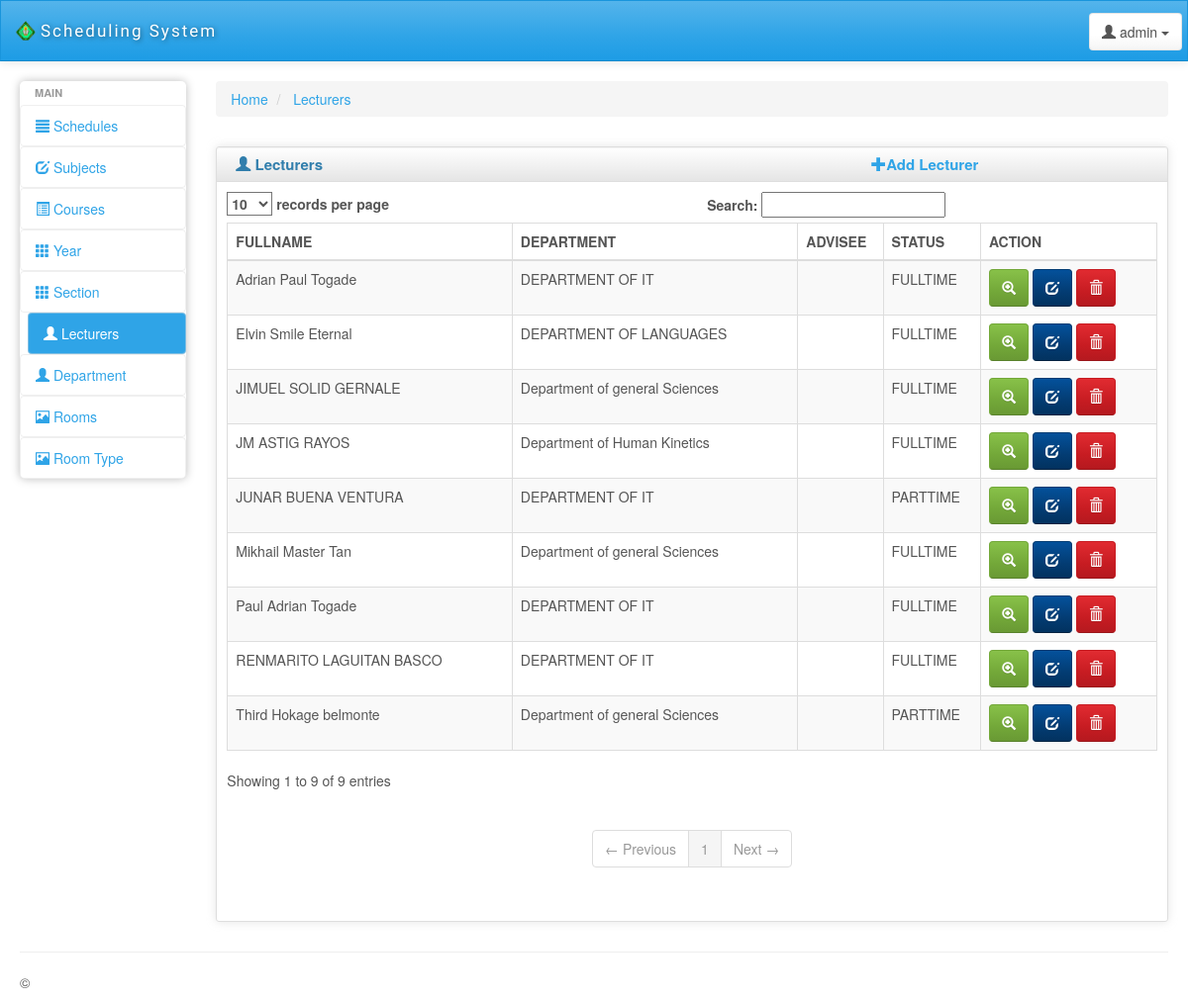
/lecturer.php (signed in), run on the app's committed database.
### tables this page shows
CREATE TABLE IF NOT EXISTS `lecturer` (
  `LECTURER_ID` int(11) NOT NULL,
  `FIRSTNAME` varchar(100) NOT NULL,
  `MIDDLENAME` varchar(100) NOT NULL,
  `LASTNAME` varchar(100) NOT NULL,
  `DEPARTMENT` int(11) NOT NULL,
  `STATUS` int(11) NOT NULL
);

CREATE TABLE IF NOT EXISTS `department` (
  `DID` int(11) NOT NULL,
  `DEP_CODE` varchar(11) NOT NULL,
  `DEPARTMENT` varchar(100) NOT NULL
);

CREATE TABLE IF NOT EXISTS `status` (
  `STAT_ID` int(11) NOT NULL,
  `EMPLOYMENT_STATUS` varchar(100) NOT NULL
);

### lecturer.php (the view, shortened to what this page needs)
<?php
    include("header.php");
?>
<div id="content" class="col-lg-10 col-sm-10">
                <div>
        <ul class="breadcrumb">
            <li>
                <a href="#">Home</a>
            </li>
            <li>
                <a href="#">Lecturers</a>
            </li>
        </ul>
    </div>
    <div class="row">
    <div class="box col-md-12">
    <div class="box-inner">
    <div class="box-header well" data-original-title="">
        <h2><i class="glyphicon glyphicon-user"></i> Lecturers <a href="ilecturer.php" style="margin-left:550px;"><i class="glyphicon glyphicon-plus"></i>Add Lecturer</a></h2>
    </div>
    <div class="box-content">
    <table class="table table-striped table-bordered bootstrap-datatable datatable responsive">
    <thead>
    <tr>
        <th>FULLNAME</th>
        <th>DEPARTMENT</th>
        <th>ADVISEE</th>
        <th>STATUS</th>
        <th>ACTION</th>
    </tr>
    </thead>
    <tbody>
        <?php
            $result=mysql_query("SELECT lecturer.*,department.*,status.* FROM `lecturer` left join department ON lecturer.DEPARTMENT=department.DID left join status on lecturer.STATUS=status.STAT_ID");
            while($row=mysql_fetch_array($result)){
        ?>
    <tr>
        <td><?php echo $row['FIRSTNAME']." ".$row['MIDDLENAME']." ".$row['LASTNAME'];?></td>
        <td class="center"><?php echo $row['DEPARTMENT'];?></td>
        <td class="center"><?php echo $row['ADVISEE'];?></td>
        <td class="center"><?php echo $row['EMPLOYMENT_STATUS'];?></td>
        <td class="center">
            <a class="btn btn-success" href="vlecturer.php?id=<?php echo $row['LECTURER_ID'];?>" title="View">
                <i class="glyphicon glyphicon-zoom-in icon-white"></i>
            </a>
            <a class="btn btn-info" href="ulecturer.php?id=<?php echo $row['LECTURER_ID'];?>" title="Update">
                <i class="glyphicon glyphicon-edit icon-white"></i>
            </a>
            <a class="btn btn-danger" onclick="return confirm('Are you sure you want to remove this lecturer?');" href="dlecturer.php?id=<?php echo $row['LECTURER_ID'];?>" title="Delete">
                <i class="glyphicon glyphicon-trash icon-white"></i>
            </a>
        </td>
    </tr>
   <?php
    }
   ?>
    </tbody>
    </table>
    </div>
    </div>
    </div>
    </div>
    </div>
</div>
    <hr>
<?php
    include("footer.php");
?>

### header.php (shortened to what this page needs)
<!DOCTYPE html>
<html lang="en">
<head>
    <link id="bs-css" href="css/bootstrap-cerulean.min.css" rel="stylesheet">
    <link href="css/charisma-app.css" rel="stylesheet">
    <link href='bower_components/fullcalendar/dist/fullcalendar.css' rel='stylesheet'>
    <link href='bower_components/fullcalendar/dist/fullcalendar.print.css' rel='stylesheet' media='print'>
    <link href='bower_components/chosen/chosen.min.css' rel='stylesheet'>
    <link href='bower_components/colorbox/example3/colorbox.css' rel='stylesheet'>
    <link href='bower_components/responsive-tables/responsive-tables.css' rel='stylesheet'>
    <link href='bower_components/bootstrap-tour/build/css/bootstrap-tour.min.css' rel='stylesheet'>
    <link href='css/jquery.noty.css' rel='stylesheet'>
    <link href='css/noty_theme_default.css' rel='stylesheet'>
    <link href='css/elfinder.min.css' rel='stylesheet'>
    <link href='css/elfinder.theme.css' rel='stylesheet'>
    <link href='css/jquery.iphone.toggle.css' rel='stylesheet'>
    <link href='css/uploadify.css' rel='stylesheet'>
    <link href='css/animate.min.css' rel='stylesheet'>
</head>
<body>
    <div class="navbar navbar-default" role="navigation" style="width:100%;">
        <div class="navbar-inner" >
            <a class="navbar-brand" href="#"> <img alt="Charisma Logo" src="img/logo.png" class="hidden-xs"/>
                <span >Scheduling System</span></a>
            <div class="btn-group pull-right">
                <button class="btn btn-default dropdown-toggle" data-toggle="dropdown">
                    <i class="glyphicon glyphicon-user"></i><span class="hidden-sm hidden-xs"> admin</span>
                    <span class="caret"></span>
                </button>
            </div>
        </div>
    </div>
<div class="ch-container">
    <div class="row">
        <div class="col-sm-2 col-lg-2">
            <div class="sidebar-nav">
                <div class="nav-canvas">
                    <ul class="nav nav-pills nav-stacked main-menu">
                        <li class="nav-header">Main</li>
                        <li><a class="ajax-link" href="schedule.php"><i
                                    class="glyphicon glyphicon-align-justify"></i><span> Schedules</span></a>
                        </li>
                        <li><a class="ajax-link" href="subject.php"><i
                                    class="glyphicon glyphicon-edit"></i><span> Subjects</span></a></li>
                        <li><a class="ajax-link" href="course.php"><i class="glyphicon glyphicon-list-alt"></i><span> Courses</span></a>
                        </li>
                        <li><a class="ajax-link" href="year.php"><i class="glyphicon glyphicon-th"></i><span> Year</span></a>
                        </li>
                        <li><a class="ajax-link" href="section.php"><i class="glyphicon glyphicon-th"></i><span> Section</span></a>
                        </li>
                        <li><a class="ajax-link" href="lecturer.php"><i class="glyphicon glyphicon-user"></i><span> Lecturers</span></a>
                        </li>
                        <li><a class="ajax-link" href="department.php"><i class="glyphicon glyphicon-user"></i><span> Department</span></a>
                        </li>
                        <li><a class="ajax-link" href="room.php"><i class="glyphicon glyphicon-picture"></i><span> Rooms</span></a>
                        </li>
                        <li><a class="ajax-link" href="roomtypes.php"><i class="glyphicon glyphicon-picture"></i><span> Room Type</span></a>
                        </li>
                    </ul>
                </div>
            </div>
        </div>

### footer.php (shortened to what this page needs)
 <footer class="row">
        <p class="col-md-9 col-sm-9 col-xs-12 copyright">&copy; <a href="http://usman.it" target="_blank"></p>
    </footer>
</div>
</body>
</html>

### css/charisma-app.css (style rules this page uses)
.ch-container { padding: 0 15px; }
.box { margin-top: 10px; margin-bottom: 10px; }
.box-inner { border: 1px solid #DEDEDE; border-radius: 3px; -webkit-border-radius: 3px; -moz-border-radius: 3px; box-shadow: 0 0 10px rgba(189, 189, 189, 0.4); -webkit-box-shadow: 0 0 10px rgba(189, 189, 189, 0.4); -moz-box-shadow: 0 0 10px rgba(189, 189, 189, 0.4); }
.box-header { border: none; padding-top: 5px; border-bottom: 1px solid #DEDEDE; border-radius: 3px 3px 0 0; -webkit-border-radius: 3px 3px 0 0; -moz-border-radius: 3px 3px 0 0; height: 35px; min-height: 35px !important; margin-bottom: 0; font-weight: bold; font-size: 16px; background: -moz-linear-gradient(top, rgba(255, 255, 255, 0) 0%, rgba(0, 0, 0, 0.1) 100%); background: -webkit-gradient(linear, left top, left bottom, color-stop(0%, rgba(255, 255, 255, 0)), color-stop(100%, rgba(0, 0, 0, 0.1))); background: -webkit-linear-gradient(top, rgba(255, 255, 255, 0) 0%, rgba(0, 0, 0, 0.1) 100%); background: -o-linear-gradient(top, rgba(255, 255, 255, 0) 0%, rgba(0, 0, 0, 0.1) 100%); background: -ms-linear-gradient(top, rgba(255, 255, 255, 0) 0%, rgba(0, 0, 0, 0.1) 100%); background: linear-gradient(to bottom, rgba(255, 255, 255, 0) 0%, rgba(0, 0, 0, 0.1) 100%); filter: progid:DXImageTransform.Microsoft.gradient(startColorstr='#00ffffff', endColorstr='#1a000000', GradientType=0); }
.box-header h2 { font-size: 15px; width: auto; clear: none; float: left; line-height: 25px; white-space: nowrap; font-weight: bold; margin-top: 0; margin-bottom: 0; }
.box-header h2 > i { margin-top: 1px; }
.box-content { padding: 10px; }
footer { clear: both; }
.sidebar-nav { min-height: 0; box-shadow: 0 0 10px #BDBDBD; border-radius: 5px; margin-bottom: 0; padding-bottom: 0; max-height: none; }
.navbar-brand { font-family: 'Shojumaru', cursive, Arial, serif; letter-spacing: 2px; text-shadow: 1px 1px 5px rgba(0, 0, 0, 0.5); width: 183px; font-size: 17px; }
.navbar-brand img { float: left; height: 20px; width: 20px; margin-right: 5px; }
.navbar-brand span { float: left; }
.navbar-inner { padding-top: 5px; padding-bottom: 5px; line-height: 30px; height: 60px; }
.navbar-inner .btn-group { margin: 7px 5px 0 5px; }
.pull-right { float: right !important; }
.main-menu > li > a { border: 1px solid rgba(221, 221, 221, 0.46); }
.main-menu > li { margin-top: 0 !important; }
.sidebar-nav .nav-header { display: block; padding: 3px 15px; font-size: 11px; font-weight: bold; line-height: 18px; color: #999999; text-shadow: 0 1px 0 rgba(255, 255, 255, 0.5); text-transform: uppercase; }
.navbar { border-radius: 0; }
ul.main-menu li.active { margin-left: 8px; }
ul.main-menu li:not(.nav-header) { -webkit-transition: .3s; -moz-transition: .3s; -ms-transition: .3s; -o-transition: .3s; transition: .3s; }
@media only screen and (min-width: 980px) { a, button, input[type=submit], input[type=button], .product-img { -webkit-transition: .5s; -moz-transition: .5s; -ms-transition: .5s; -o-transition: .5s; transition: .5s; } }
@media only screen and (min-width: 980px) { .ch-container { padding: 0 20px; } }

### bower_components/responsive-tables/responsive-tables.css (style rules this page uses)
table th { font-weight: bold; }
table td, table th { padding: 9px 10px; text-align: left; }

### data on the page
lecturer: FIRSTNAME "RENMARITO", MIDDLENAME "LAGUITAN", LASTNAME "BASCO", department.DEPARTMENT "DEPARTMENT OF IT", status.EMPLOYMENT_STATUS "FULLTIME"
lecturer: FIRSTNAME "JUNAR", MIDDLENAME "BUENA", LASTNAME "VENTURA", department.DEPARTMENT "DEPARTMENT OF IT", status.EMPLOYMENT_STATUS "PARTTIME"
lecturer: FIRSTNAME "JIMUEL", MIDDLENAME "SOLID", LASTNAME "GERNALE", department.DEPARTMENT "Department of general Sciences", status.EMPLOYMENT_STATUS "FULLTIME"
lecturer: FIRSTNAME "Paul", MIDDLENAME "Adrian", LASTNAME "Togade", department.DEPARTMENT "DEPARTMENT OF IT", status.EMPLOYMENT_STATUS "FULLTIME"
lecturer: FIRSTNAME "Mikhail", MIDDLENAME "Master", LASTNAME "Tan", department.DEPARTMENT "Department of general Sciences", status.EMPLOYMENT_STATUS "FULLTIME"
lecturer: FIRSTNAME "Adrian", MIDDLENAME "Paul", LASTNAME "Togade", department.DEPARTMENT "DEPARTMENT OF IT", status.EMPLOYMENT_STATUS "FULLTIME"
lecturer: FIRSTNAME "JM", MIDDLENAME "ASTIG", LASTNAME "RAYOS", department.DEPARTMENT "Department of Human Kinetics", status.EMPLOYMENT_STATUS "FULLTIME"
lecturer: FIRSTNAME "Elvin", MIDDLENAME "Smile", LASTNAME "Eternal", department.DEPARTMENT "DEPARTMENT OF LANGUAGES", status.EMPLOYMENT_STATUS "FULLTIME"
lecturer: FIRSTNAME "Third", MIDDLENAME "Hokage", LASTNAME "belmonte", department.DEPARTMENT "Department of general Sciences", status.EMPLOYMENT_STATUS "PARTTIME"
